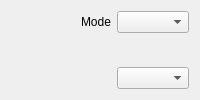
       <widget class="QWidget" name="sstvTXTab">
        <attribute name="title">
         <string>SSTV</string>
        </attribute>
        <layout class="QVBoxLayout" name="verticalLayout_3">
         <item>
          <layout class="QHBoxLayout" name="horizontalLayout_4">
           <item>
            <spacer name="horizontalSpacer_6">
             <property name="orientation">
              <enum>Qt::Horizontal</enum>
             </property>
             <property name="sizeHint" stdset="0">
              <size>
               <width>40</width>
               <height>20</height>
              </size>
             </property>
            </spacer>
           </item>
           <item>
            <widget class="QLabel" name="modeLabel">
             <property name="text">
              <string>Mode</string>
             </property>
             <property name="alignment">
              <set>Qt::AlignRight|Qt::AlignTrailing|Qt::AlignVCenter</set>
             </property>
             <property name="wordWrap">
              <bool>false</bool>
             </property>
            </widget>
           </item>
           <item>
            <widget class="QComboBox" name="sstvModeComboBox">
             <property name="toolTip">
              <string>Transmit mode</string>
             </property>
             <property name="statusTip">
              <string>Transmit mode</string>
             </property>
            </widget>
           </item>
          </layout>
         </item>
         <item>
          <spacer name="verticalSpacer_2">
           <property name="orientation">
            <enum>Qt::Vertical</enum>
           </property>
           <property name="sizeHint" stdset="0">
            <size>
             <width>20</width>
             <height>19</height>
            </size>
           </property>
          </spacer>
         </item>
         <item>
          <layout class="QHBoxLayout" name="horizontalLayout_10">
           <item>
            <spacer name="horizontalSpacer_2">
             <property name="orientation">
              <enum>Qt::Horizontal</enum>
             </property>
             <property name="sizeHint" stdset="0">
              <size>
               <width>40</width>
               <height>20</height>
              </size>
             </property>
            </spacer>
           </item>
           <item>
            <widget class="QComboBox" name="sstvResizeComboBox"/>
           </item>
          </layout>
         </item>
        </layout>
       </widget>
